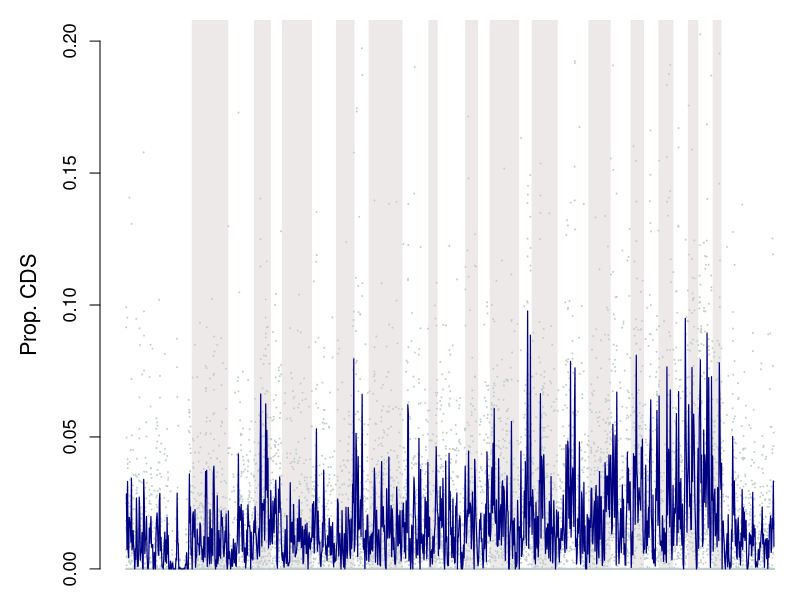

Source code (R):
options(scipen=999)
require(stats)

x <- 	read.table("colaptes_cds_props.txt", sep="\t", header=T, stringsAsFactors=F)
total_windows <- nrow(x)
x <- na.omit(x)

window_size <- 10


# what are the unique chromosomes and their bounding areas for plotting?
chr <- unique(x[,1])
chr_polygons_cds <- list()
# make the plotting polygons
for(a in 1:length(chr)) {
	a1 <- rownames(x)[x[,1] == chr[a]]
	a2 <- a1[length(a1)]
	a1 <- a1[1]
	chr_polygons_cds[[a]] <- rbind(c(a1, 0), c(a2, 0), c(a2, 0.8), c(a1, 0.8), c(a1, 0))
}

# set up plotting dimensions
par(mfrow=c(1,1))
par(mar=c(0.5,5,1,0))

# plot cds
plot(c(-1,-1), ylim=c(0,0.2), xlim=c(1, total_windows), xaxt="n", col="white", bty="n", cex.axis=1.1, cex.lab=1.3, ylab="Prop. CDS")
odd <- 0
for(a in 1:length(chr_polygons_cds)) {
	if(odd == 1) {
		polygon(chr_polygons_cds[[a]], col="snow2", border="white")
		odd <- 0	
	} else {
		odd <- 1
	}
}
# plot
points(rownames(x), x$Prop_CDS, pch=19, cex=0.1, col="azure3")	

# sliding windows
total_rep <- c()
place_rep <- c()
sliding_windows <- ceiling(total_windows / window_size)
for(b in 0:sliding_windows) {
	b_rep <- seq(from=(b*window_size - (window_size/2 -1)), to=(b*window_size + (window_size/2)), by=1)
	b_rep <- b_rep[b_rep >= 1 & b_rep <= total_windows]
	b_rep <- b_rep[x[b_rep,1] %in% x[b*window_size,1]]
	b_rep <- na.omit(match(b_rep, rownames(x)))
	total_rep <- c(total_rep, mean(x$Prop_CDS[b_rep]))
	place_rep <- c(place_rep, b*window_size)
}
lines(place_rep, total_rep, lwd=1.2, col="navyblue")

